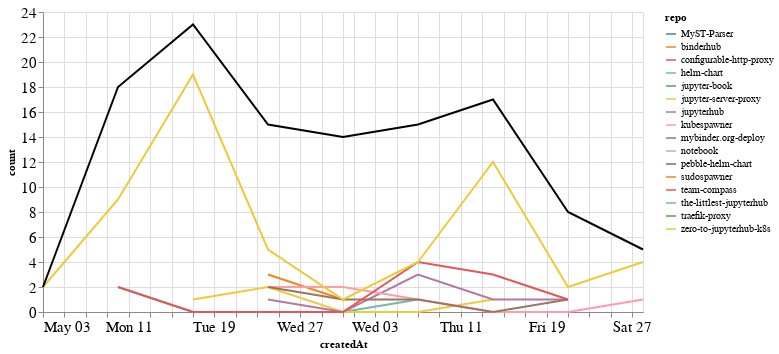

This figure's notebook cell:
### Markdown cell above
## Comments

### Code cell
comments_time = comments.groupby('repo').resample('W', on='createdAt').count()['author'].reset_index()
comments_time = comments_time.rename(columns={'author': 'count'})
comments_time_total = comments_time.groupby('createdAt').agg({"count": "sum"}).reset_index()
ch1 = alt.Chart(comments_time, width=600).mark_line().encode(
    x='createdAt',
    y='count',
    color='repo',
    tooltip="repo"
)

ch2 = alt.Chart(comments_time_total, width=600).mark_line(color="black").encode(
    x='createdAt',
    y='count',
)

ch1 + ch2

### Figure 1 — Vega-Lite specification as saved in the notebook (floating-point values rounded to 4 significant figures)
{"config": {"axisLeft": {"labelFontSize": 15}, "axisBottom": {"labelFontSize": 15}}, "layer": [{"data": {"name": "data-f2db1a3e3089e1a1bf1e7cf6e14bfc30"}, "mark": "line", "encoding": {"color": {"type": "nominal", "field": "repo"}, "tooltip": {"type": "nominal", "field": "repo"}, "x": {"type": "temporal", "field": "createdAt"}, "y": {"type": "quantitative", "field": "count"}}, "width": 600}, {"data": {"name": "data-1736c653c072856ee810140e36a1ce34"}, "mark": {"type": "line", "color": "black"}, "encoding": {"x": {"type": "temporal", "field": "createdAt"}, "y": {"type": "quantitative", "field": "count"}}, "width": 600}], "$schema": "https://vega.github.io/schema/vega-lite/v4.8.1.json", "datasets": {"data-f2db1a3e3089e1a1bf1e7cf6e14bfc30": [{"repo": "MyST-Parser", "createdAt": "2020-05-10T00:00:00", "count": 3}, {"repo": "binderhub", "createdAt": "2020-05-24T00:00:00", "count": 3}, {"repo": "binderhub", "createdAt": "2020-05-31T00:00:00", "count": 1}, {"repo": "configurable-http-proxy", "createdAt": "2020-05-31T00:00:00", "count": 9}, {"repo": "helm-chart", "createdAt": "2020-05-10T00:00:00", "count": 2}, {"repo": "helm-chart", "createdAt": "2020-05-17T00:00:00", "count": 0}, {"repo": "helm-chart", "createdAt": "2020-05-24T00:00:00", "count": 0}, {"repo": "helm-chart", "createdAt": "2020-05-31T00:00:00", "count": 0}, {"repo": "helm-chart", "createdAt": "2020-06-07T00:00:00", "count": 1}, {"repo": "jupyter-book", "createdAt": "2020-05-10T00:00:00", "count": 1}, {"repo": "jupyter-server-proxy", "createdAt": "2020-05-17T00:00:00", "count": 1}, {"repo": "jupyter-server-proxy", "createdAt": "2020-05-24T00:00:00", "count": 2}, {"repo": "jupyter-server-proxy", "createdAt": "2020-05-31T00:00:00", "count": 0}, {"repo": "jupyter-server-proxy", "createdAt": "2020-06-07T00:00:00", "count": 0}, {"repo": "jupyter-server-proxy", "createdAt": "2020-06-14T00:00:00", "count": 1}, {"repo": "jupyterhub", "createdAt": "2020-05-24T00:00:00", "count": 1}, {"repo": "jupyterhub", "createdAt": "2020-05-31T00:00:00", "count": 0}, {"repo": "jupyterhub", "createdAt": "2020-06-07T00:00:00", "count": 3}, {"repo": "jupyterhub", "createdAt": "2020-06-14T00:00:00", "count": 1}, {"repo": "jupyterhub", "createdAt": "2020-06-21T00:00:00", "count": 1}, {"repo": "kubespawner", "createdAt": "2020-05-24T00:00:00", "count": 2}, {"repo": "kubespawner", "createdAt": "2020-05-31T00:00:00", "count": 2}, {"repo": "kubespawner", "createdAt": "2020-06-07T00:00:00", "count": 1}, {"repo": "kubespawner", "createdAt": "2020-06-14T00:00:00", "count": 0}, {"repo": "kubespawner", "createdAt": "2020-06-21T00:00:00", "count": 0}, {"repo": "kubespawner", "createdAt": "2020-06-28T00:00:00", "count": 1}, {"repo": "mybinder.org-deploy", "createdAt": "2020-05-24T00:00:00", "count": 2}, {"repo": "mybinder.org-deploy", "createdAt": "2020-05-31T00:00:00", "count": 1}, {"repo": "mybinder.org-deploy", "createdAt": "2020-06-07T00:00:00", "count": 1}, {"repo": "mybinder.org-deploy", "createdAt": "2020-06-14T00:00:00", "count": 0}, {"repo": "mybinder.org-deploy", "createdAt": "2020-06-21T00:00:00", "count": 1}, {"repo": "notebook", "createdAt": "2020-05-17T00:00:00", "count": 1}, {"repo": "pebble-helm-chart", "createdAt": "2020-06-07T00:00:00", "count": 1}, {"repo": "sudospawner", "createdAt": "2020-06-21T00:00:00", "count": 3}, {"repo": "team-compass", "createdAt": "2020-05-10T00:00:00", "count": 2}, {"repo": "team-compass", "createdAt": "2020-05-17T00:00:00", "count": 0}, {"repo": "team-compass", "createdAt": "2020-05-24T00:00:00", "count": 0}, {"repo": "team-compass", "createdAt": "2020-05-31T00:00:00", "count": 0}, {"repo": "team-compass", "createdAt": "2020-06-07T00:00:00", "count": 4}, {"repo": "team-compass", "createdAt": "2020-06-14T00:00:00", "count": 3}, {"repo": "team-compass", "createdAt": "2020-06-21T00:00:00", "count": 1}, {"repo": "the-littlest-jupyterhub", "createdAt": "2020-05-10T00:00:00", "count": 1}, {"repo": "traefik-proxy", "createdAt": "2020-05-17T00:00:00", "count": 2}, {"repo": "zero-to-jupyterhub-k8s", "createdAt": "2020-05-03T00:00:00", "count": 2}, {"repo": "zero-to-jupyterhub-k8s", "createdAt": "2020-05-10T00:00:00", "count": 9}, {"repo": "zero-to-jupyterhub-k8s", "createdAt": "2020-05-17T00:00:00", "count": 19}, {"repo": "zero-to-jupyterhub-k8s", "createdAt": "2020-05-24T00:00:00", "count": 5}, {"repo": "zero-to-jupyterhub-k8s", "createdAt": "2020-05-31T00:00:00", "count": 1}, {"repo": "zero-to-jupyterhub-k8s", "createdAt": "2020-06-07T00:00:00", "count": 4}, {"repo": "zero-to-jupyterhub-k8s", "createdAt": "2020-06-14T00:00:00", "count": 12}, {"repo": "zero-to-jupyterhub-k8s", "createdAt": "2020-06-21T00:00:00", "count": 2}, {"repo": "zero-to-jupyterhub-k8s", "createdAt": "2020-06-28T00:00:00", "count": 4}], "data-1736c653c072856ee810140e36a1ce34": [{"createdAt": "2020-05-03T00:00:00", "count": 2}, {"createdAt": "2020-05-10T00:00:00", "count": 18}, {"createdAt": "2020-05-17T00:00:00", "count": 23}, {"createdAt": "2020-05-24T00:00:00", "count": 15}, {"createdAt": "2020-05-31T00:00:00", "count": 14}, {"createdAt": "2020-06-07T00:00:00", "count": 15}, {"createdAt": "2020-06-14T00:00:00", "count": 17}, {"createdAt": "2020-06-21T00:00:00", "count": 8}, {"createdAt": "2020-06-28T00:00:00", "count": 5}]}}
